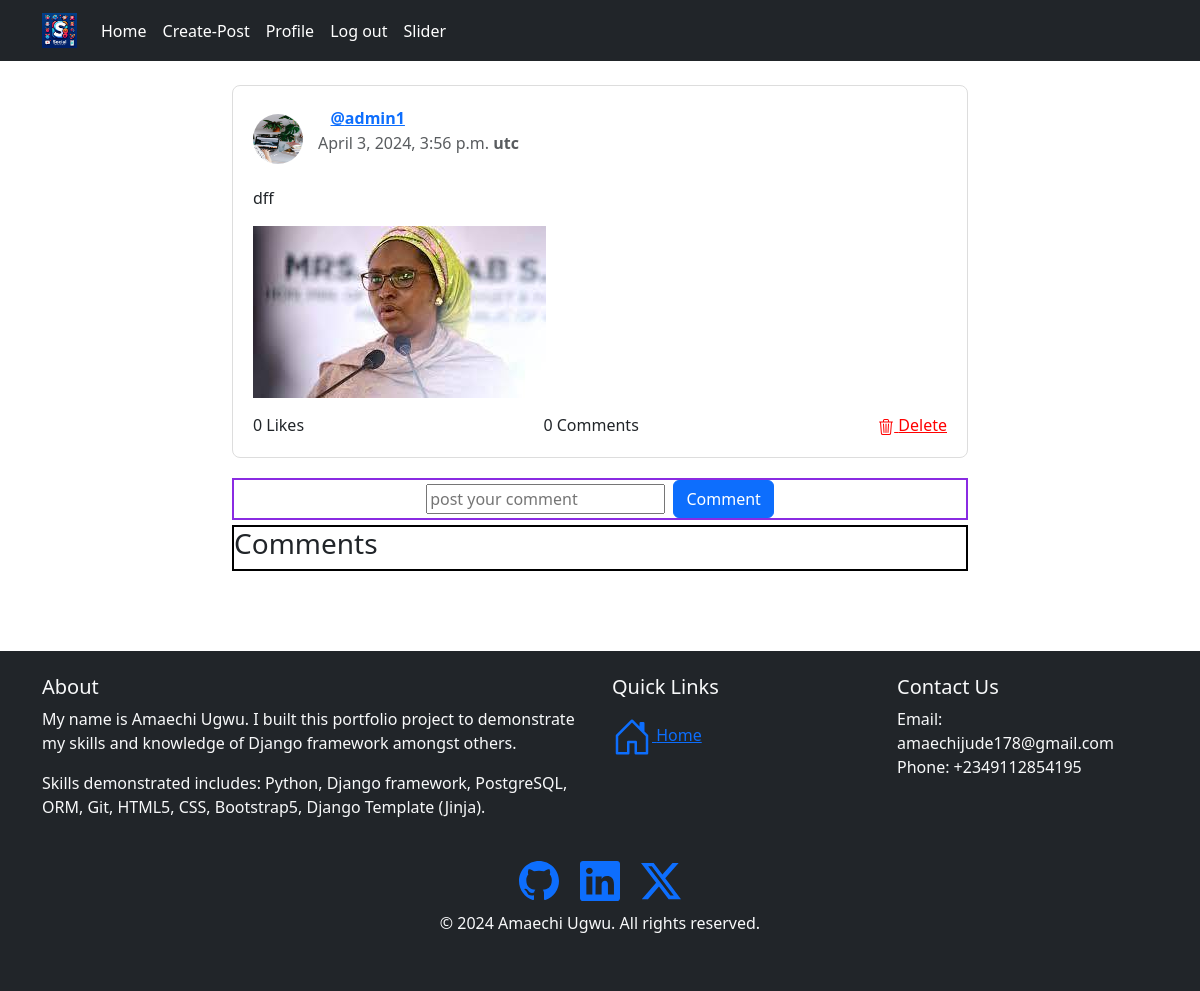
The app's page /post_view/37 (signed in), older data.
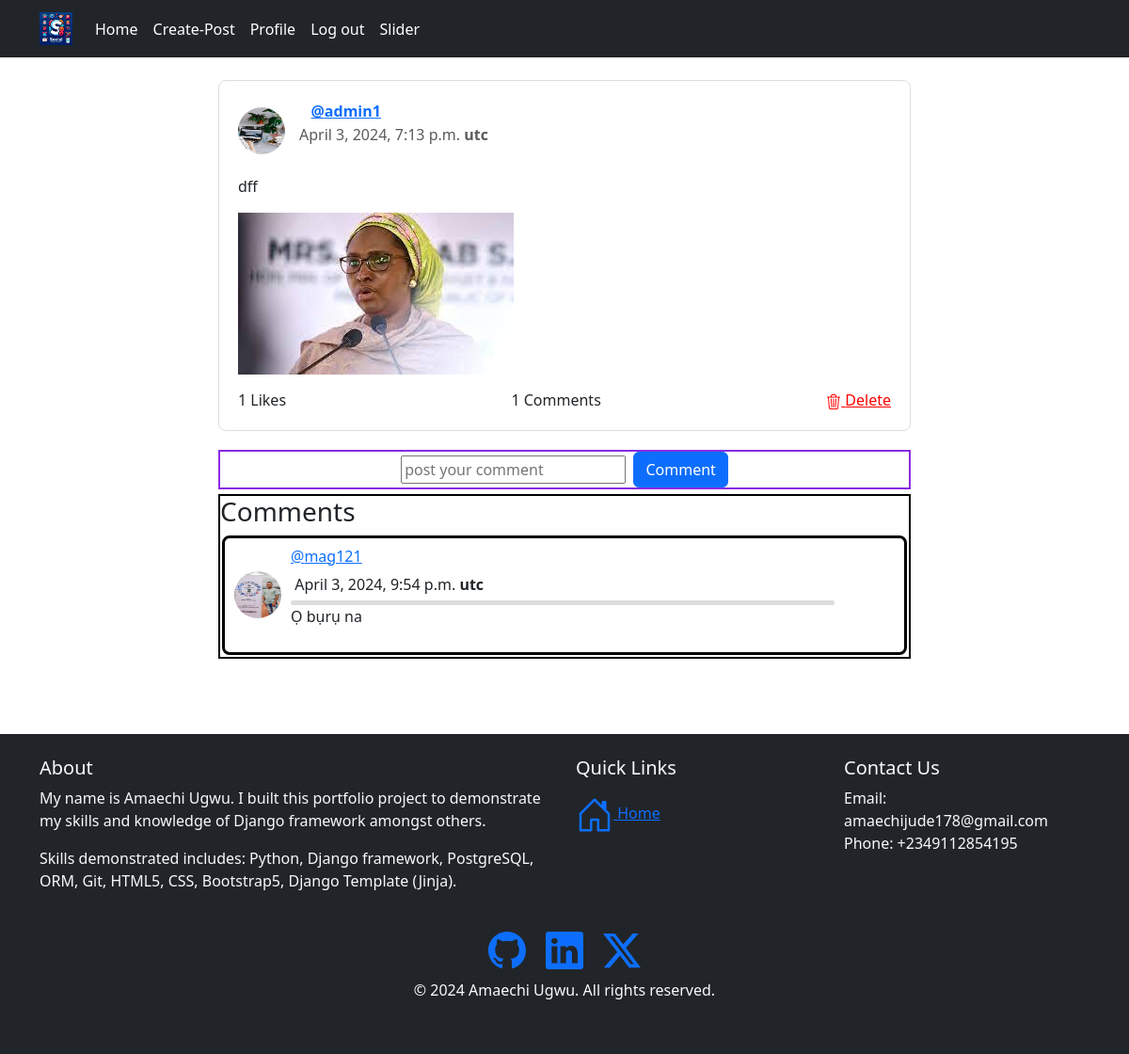
The same page, newer data.
### thread/models.py (models this page shows, shortened)
class PostModel(models.Model):
    postID = models.AutoField(primary_key=True)
    author = models.ForeignKey(Profile, on_delete=models.CASCADE)
    content = models.TextField(max_length=300)
    image = ResizedImageField(blank=True,quality=70,upload_to='profile_posts')
    created_at = models.DateTimeField(auto_now=True)
    num_of_likes = models.IntegerField(default=0)
    num_of_comments = models.IntegerField(default=0)

class Profile(models.Model):
    user = models.OneToOneField(User, on_delete=models.CASCADE)
    id_user = models.IntegerField(primary_key=True)
    first_name = models.CharField(max_length=150, blank=True)
    last_name = models.CharField(max_length=150, blank=True)
    bio = models.TextField(max_length=1000, blank=True)
    profile_pics = ResizedImageField(quality=70,
                                     upload_to='profile_images',
                                     default='anon.png')
    github_url = models.URLField(validators=[URLValidator()], max_length=300, blank=True)
    linkedin_url = models.URLField(validators=[URLValidator()], max_length=300, blank=True)
    USERNAME_FIELD = 'user.username'

class CommentModel(models.Model):
    post = models.ForeignKey('PostModel', on_delete=models.CASCADE)
    author = models.ForeignKey('Profile', on_delete=models.CASCADE)
    content = models.TextField(max_length=500)
    created_at = models.DateTimeField(auto_now_add=True)

### thread/views.py (the view)
# urls.py: path('post_view/<int:pk>', views.post_view, name='post_view'),
@login_required(login_url='login_user')
def post_view(request, pk):
    post_object = PostModel.objects.get(postID=pk)
    comments = CommentModel.objects.filter(post=post_object)
    comment_num = len(comments)
    utc_time = post_object.created_at
    iso_format = utc_time.isoformat()
    context = {
            "post_object":post_object,
            "comments":comments,
            "comment_num":comment_num,
            "iso_format": iso_format,
            }
    return render(request, 'post_detail.html', context)

### thread/templates/post_detail.html (shortened to what this page needs)
{% extends 'base.html' %}
{% block content %}
{% if request.user.is_authenticated %}
<br>
<div class="container">
    <div class="row">
        <div class="col-lg-8 mx-auto">
            <div class="post-container">
                <div class="post-header">
                    <img src="{{ user.profile.profile_pics.url }}" alt="Avatar" class="post-avatar">
                    <div>
                        <p class="post-username">
                            {{ post.author.first_name }} &nbsp;{{ post.author.last_name }} &nbsp;<a href="{% url 'profile' post_object.author.user.username %}">@{{ post_object.author.user.username }}</a>
                        </p>
                        <p class="text-muted" style="margin-top: -15px;">
                            {{ post_object.created_at }}<strong> utc</strong>
                        </p>
                    </div>
                </div>
                <div class="post-content">
                    <p>
                        {{ post_object.content }}
                    </p>
                    {% if post_object.image %}
                    <img src="{{ post_object.image.url }}" alt="Image" class="img-fluid" style="max-width: 100%;">
                    {% endif %}
                </div>
                <div class="post-actions">
                    {{ post_object.num_of_likes }} Likes
                    <span>{{ comment_num }} Comments</span>
                    {% if post_object.author == request.user.profile %}
                    <span>
                    <a onclick="del()" style="color:red;" href="{% url 'delete_post' post_object.postID %}"> Delete</a>
                    </span>
                    {% endif %}
                </div>
            </div>
            <form class="create-post" method="post" action="{% url 'comment' %}"  style="max-width: 100%;width: 100%;margin-bottom: 5px; display: flex;justify-content: center;align-items: center; border: 2px solid blueviolet;">
                <input type="text" name="content" placeholder="post your comment" id="create-post">
                &nbsp;&nbsp;<button type="submit" class="btn btn-primary">Comment</button>
            </form>
            <div class="col-lg-12" style="border:2px solid black ">
                <h3>Comments</h3>
                {% for comment in comments reversed %}
                <div class="story-card" style="border:solid black; margin:2px;">
                    <img src="{{ comment.author.profile_pics.url }}" alt="Avatar" class="story-avatar">
                    <div class="story-info">
                        <a href="{% url 'profile' comment.author.user.username %}"><h6>@{{ comment.author.user.username }}</h6></a>&nbsp;{{ comment.created_at }}<strong> utc</strong>
                        <div class="progress-bar-wrapper">
                            <div class="progress-bar" style="width: 90%;"></div>
                        </div>
                        <p>
                            {{ comment.content }}
                        </p>
                    </div>
                </div>
                {% endfor %}
            </div>
        </div>
    </div>
</div>
{% endif %}
{% endblock %}

Row changes from the older to the newer data that the page shows:
changed PostModel "dff": created_at "April 3, 2024, 3:56 p.m." → "April 3, 2024, 7:13 p.m."; num_of_likes "0" → "1"
added CommentModel: author.profile_pics (picture), author.user.username "mag121", created_at "April 3, 2024, 9:54 p.m.", content "Ọ bụrụ na"
Text that changed along with them:
{{ comment_num }}: "0" → "1"
